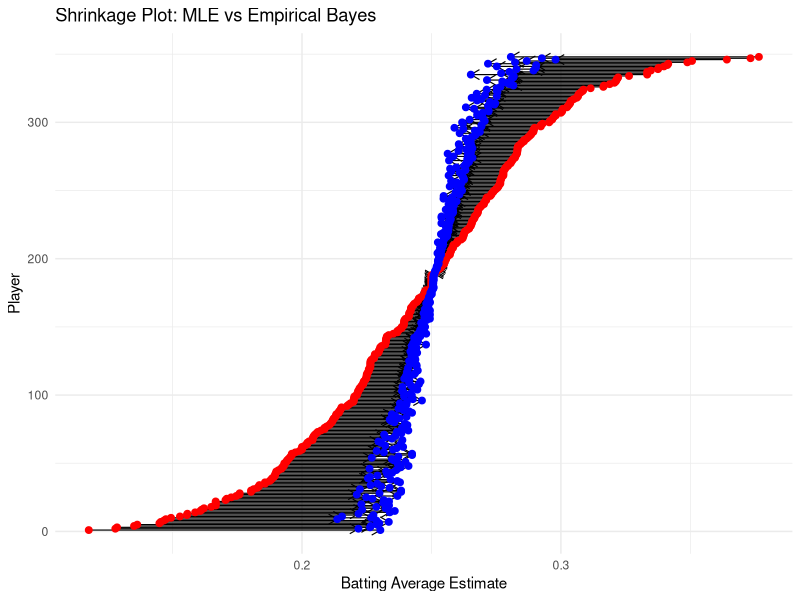
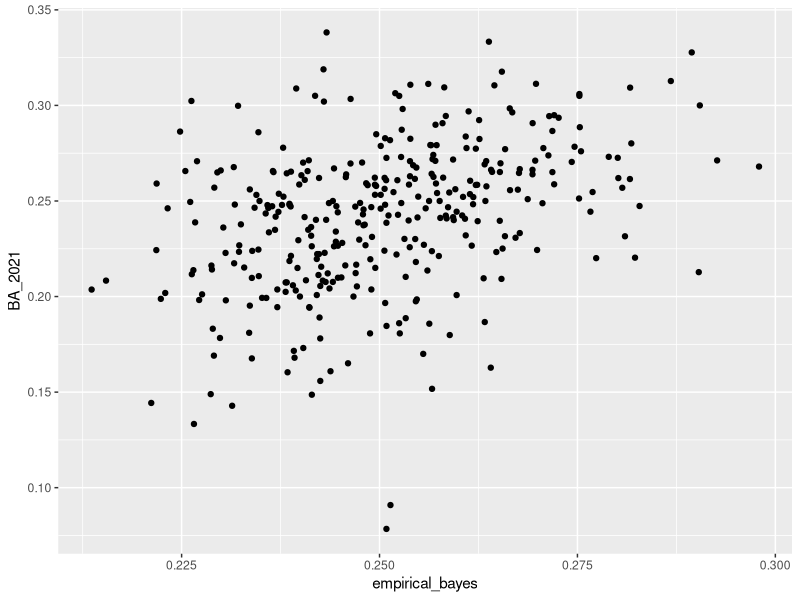
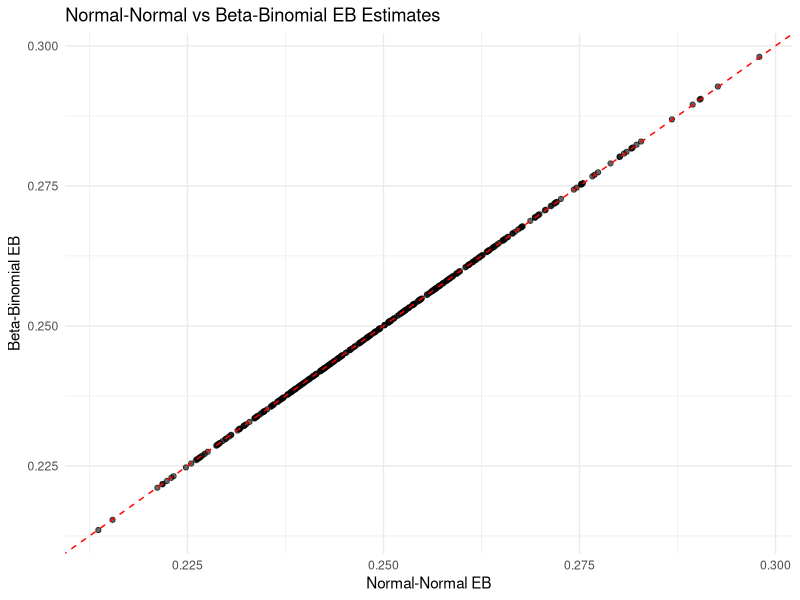
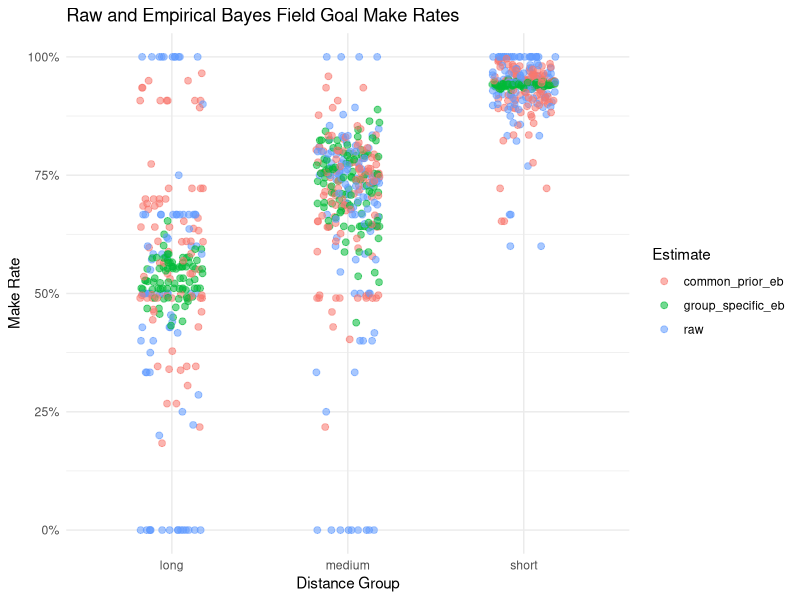

Write the R code that produced these figures, in order.
#######################
### Authors: RB, JP ###
#######################

#############
### SETUP ###
#############

# install.packages("tidyverse")
suppressPackageStartupMessages({
    library(tidyverse)
})

set.seed(12)

########################
### HELPER FUNCTIONS ###
########################

rmse = function(truth, prediction) {
    sqrt(mean((truth - prediction)^2))
}

beta_prior_from_rates = function(made, attempts) {
    raw_rate = made / attempts
    mu = sum(made) / sum(attempts)
    sampling_noise = mean(mu * (1 - mu) / attempts)
    tau2 = max(var(raw_rate) - sampling_noise, .Machine$double.eps)
    strength = mu * (1 - mu) / tau2 - 1

    tibble(
        alpha = mu * strength,
        beta = (1 - mu) * strength,
        center = mu,
        tau2 = tau2,
        strength = strength
    )
}

########################
### BATTING AVERAGES ###
########################

batting = read_csv("../data/12_ba-2020-2021.csv", show_col_types = FALSE) |>
    filter(AB_2020 > 0)

# Method-of-moments estimated prior from the 2020 player population.
mu_hat = with(batting, sum(H_2020) / sum(AB_2020))
C_hat = mu_hat * (1 - mu_hat)
tau2_hat = max(var(batting$BA_2020) - mean(C_hat / batting$AB_2020), 0)

# Beta prior with the same mean and between-player variance.
beta_strength = mu_hat * (1 - mu_hat) / tau2_hat - 1
alpha_hat = mu_hat * beta_strength
beta_hat = (1 - mu_hat) * beta_strength

batting = batting |>
    mutate(
        mle = BA_2020,
        complete_pooling = mu_hat,
        sigma2 = C_hat / AB_2020,
        posterior_variance = 1 / (1 / sigma2 + 1 / tau2_hat),
        lambda = tau2_hat / (tau2_hat + sigma2),
        empirical_bayes = mu_hat + lambda * (mle - mu_hat),
        beta_binomial_eb = (H_2020 + alpha_hat) /
            (AB_2020 + alpha_hat + beta_hat)
    )

batting_eval = batting |>
    filter(AB_2021 >= 50)

# TODO: make a shrinkage-arrow plot from mle to empirical_bayes.
batting_eval %>%
  arrange(mle) %>%
  mutate(player = row_number()) %>%
  ggplot() +
  geom_segment(
    aes(
      x = mle,
      xend = empirical_bayes,
      y = player,
      yend = player
    ),
    arrow = arrow(length = unit(0.1, "in")),
    linewidth = 0.4
  ) +
  geom_point(aes(x = mle, y = player),
             size = 2, color = "red") +
  geom_point(aes(x = empirical_bayes, y = player),
             size = 2, color = "blue") +
  labs(
    title = "Shrinkage Plot: MLE vs Empirical Bayes",
    x = "Batting Average Estimate",
    y = "Player"
  ) +
  theme_minimal()

# TODO: compare estimators against BA_2021 using batting_eval and rmse().
rmseMLE <- rmse(batting_eval$BA_2021, batting_eval$mle)
rmseMLE

rmseComPool <- rmse(batting_eval$BA_2021, batting_eval$complete_pooling)
rmseComPool



ggplot(data = batting_eval, aes(x = empirical_bayes, y = BA_2021)) +
  geom_point()
# TODO: compare the Normal-Normal and exact Beta-Binomial EB estimates.
rmseBBEB <- rmse(batting_eval$BA_2021, batting_eval$beta_binomial_eb)
rmseBBEB

rmseEmpiricalBayes <- rmse(batting_eval$BA_2021, batting_eval$empirical_bayes)
rmseEmpiricalBayes

ggplot(batting_eval,
       aes(x = empirical_bayes,
           y = beta_binomial_eb)) +
  geom_point(alpha = .6) +
  geom_abline(slope = 1,
              intercept = 0,
              linetype = "dashed",
              color = "red") +
  labs(
    title = "Normal-Normal vs Beta-Binomial EB Estimates",
    x = "Normal-Normal EB",
    y = "Beta-Binomial EB"
  ) +
  theme_minimal()

#The approximation matters most for beta binomial given its dependent on binary outcomes

# TODO: repeat with 0.5 * tau2_hat and 2 * tau2_hat.
tau_vals <- c(0.5, 1, 2)

map_dfr(tau_vals, function(mult) {
  
  tau2_new <- mult * tau2_hat
  
  pred <- with(
    batting_eval,
    mu_hat +
      tau2_new / (tau2_new + sigma2) *
      (mle - mu_hat)
  )
  
  tibble(
    tau_multiplier = mult,
    rmse = rmse(batting_eval$BA_2021, pred)
  )
})

# modifying tau^2 affects the amount of noise coming in from the population, and thus affecting shrinkage towards mean. going in both directions has increased RMSE

###################
### FIELD GOALS ###
###################

field_goals = read_csv("../data/12_field-goals.csv", show_col_types = FALSE) |>
    mutate(
        distance_group = case_when(
            ydl <= 20 ~ "short",
            ydl <= 35 ~ "medium",
            TRUE ~ "long"
        )
    )

# TODO: aggregate by kicker and distance_group.
field_goals_by_kicker <- field_goals |>
  group_by(kicker, distance_group) |>
  summarise(
    attempts = n(),
    made = sum(fg_made),
    fg_pct = made / attempts,
    .groups = "drop"
  )
# TODO: estimate one Beta prior within each distance_group using beta_prior_from_rates().
fg_short <- field_goals_by_kicker |>
  filter(distance_group == "short")
  
fg_med <- field_goals_by_kicker |>
  filter(distance_group == "medium")

fg_long <- field_goals_by_kicker |>
  filter(distance_group == "long")

beta_prior_short <- beta_prior_from_rates(fg_short$made, fg_short$attempts)
beta_prior_med <- beta_prior_from_rates(fg_med$made, fg_med$attempts)
beta_prior_long <- beta_prior_from_rates(fg_long$made, fg_long$attempts)
# TODO: compute the group-specific Beta-Binomial EB estimate for each kicker-group.
priors_by_group <- bind_rows(
  beta_prior_short |> mutate(distance_group = "short"),
  beta_prior_med   |> mutate(distance_group = "medium"),
  beta_prior_long  |> mutate(distance_group = "long")
)

field_goals_group_eb <- field_goals_by_kicker |>
  left_join(priors_by_group, by = "distance_group") |>
  mutate(
    group_beta_binomial_eb =
      (made + alpha) / (attempts + alpha + beta)
  )
# TODO: repeat with one common Beta prior for all field-goal attempts.
common_prior <- beta_prior_from_rates(
  field_goals_by_kicker$made,
  field_goals_by_kicker$attempts
)

field_goals_common_eb <- field_goals_by_kicker |>
  mutate(
    alpha_common = common_prior$alpha,
    beta_common = common_prior$beta,
    common_beta_binomial_eb =
      (made + alpha_common) /
      (attempts + alpha_common + beta_common)
  )
# TODO: plot raw, group-specific EB, and common-prior EB make rates by distance_group.
field_goals_plot <- field_goals_group_eb |>
  left_join(
    field_goals_common_eb |>
      select(kicker, distance_group, common_beta_binomial_eb),
    by = c("kicker", "distance_group")
  ) |>
  select(
    kicker,
    distance_group,
    raw = fg_pct,
    group_specific_eb = group_beta_binomial_eb,
    common_prior_eb = common_beta_binomial_eb
  ) |>
  pivot_longer(
    cols = c(raw, group_specific_eb, common_prior_eb),
    names_to = "method",
    values_to = "make_rate"
  )

ggplot(field_goals_plot,
       aes(x = distance_group,
           y = make_rate,
           color = method)) +
  geom_jitter(
    width = 0.18,
    height = 0,
    alpha = 0.55,
    size = 2
  ) +
  scale_y_continuous(labels = scales::percent_format()) +
  labs(
    title = "Raw and Empirical Bayes Field Goal Make Rates",
    x = "Distance Group",
    y = "Make Rate",
    color = "Estimate"
  ) +
  theme_minimal()

# TODO: contrast which distance groups move differently under the two pooling strategies.
# Group specific eb is a lot more clustered with their make rates.Medium and long seem to move sifferently with the different EB's, with common EB being a lot more spread out. 
